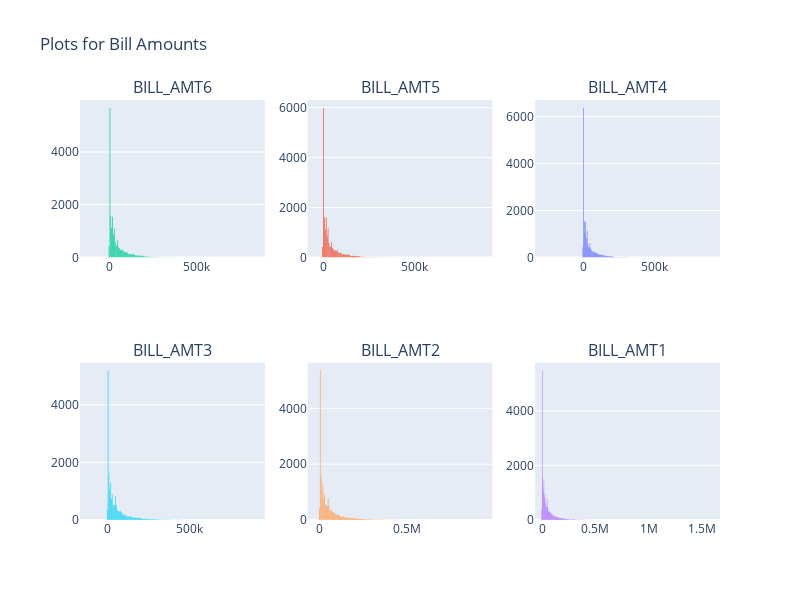

The cell this chart's notebook holds for it:
### Markdown cell above
##### Bill Amount

### Code cell
pay_s = card_data[['BILL_AMT6','BILL_AMT5', 'BILL_AMT4', 'BILL_AMT3', 'BILL_AMT2', 'BILL_AMT1']]
card_data['BILL_AMT6'].value_counts().index.to_list().sort()

fig = make_subplots(rows= 2, cols=3,subplot_titles=pay_s.columns.to_list())  

fig.add_trace(go.Histogram(x= card_data["BILL_AMT6"]),row = 1, col = 3)
fig.add_trace(go.Histogram(x= card_data["BILL_AMT5"]),row = 1, col = 2)
fig.add_trace(go.Histogram(x= card_data["BILL_AMT4"]),row = 1, col = 1)
fig.add_trace(go.Histogram(x= card_data["BILL_AMT3"]),row = 2, col = 3)
fig.add_trace(go.Histogram(x= card_data["BILL_AMT2"]),row = 2, col = 2)
fig.add_trace(go.Histogram(x= card_data["BILL_AMT1"]),row = 2, col = 1)


fig.update_layout(bargap=0.2,height=600, width=800, title_text="Plots for Bill Amounts",showlegend=False)
fig.show()

### Figure 1 — Plotly figure (JSON) as saved in the notebook; plotly's stock layout.template omitted (floating-point values rounded to 4 significant figures; data arrays with more than 128 entries replaced by an {"elided": "..."} marker saying what was removed)
{"data": [{"type": "histogram", "x": {"elided": "20000 int values"}, "xaxis": "x3", "yaxis": "y3"}, {"type": "histogram", "x": {"elided": "20000 int values"}, "xaxis": "x2", "yaxis": "y2"}, {"type": "histogram", "x": {"elided": "20000 int values"}, "xaxis": "x", "yaxis": "y"}, {"type": "histogram", "x": {"elided": "20000 int values"}, "xaxis": "x6", "yaxis": "y6"}, {"type": "histogram", "x": {"elided": "20000 int values"}, "xaxis": "x5", "yaxis": "y5"}, {"type": "histogram", "x": {"elided": "20000 int values"}, "xaxis": "x4", "yaxis": "y4"}], "layout": {"annotations": [{"font": {"size": 16}, "showarrow": false, "text": "BILL_AMT6", "x": 0.1444, "xanchor": "center", "xref": "paper", "y": 1, "yanchor": "bottom", "yref": "paper"}, {"font": {"size": 16}, "showarrow": false, "text": "BILL_AMT5", "x": 0.5, "xanchor": "center", "xref": "paper", "y": 1, "yanchor": "bottom", "yref": "paper"}, {"font": {"size": 16}, "showarrow": false, "text": "BILL_AMT4", "x": 0.8556, "xanchor": "center", "xref": "paper", "y": 1, "yanchor": "bottom", "yref": "paper"}, {"font": {"size": 16}, "showarrow": false, "text": "BILL_AMT3", "x": 0.1444, "xanchor": "center", "xref": "paper", "y": 0.375, "yanchor": "bottom", "yref": "paper"}, {"font": {"size": 16}, "showarrow": false, "text": "BILL_AMT2", "x": 0.5, "xanchor": "center", "xref": "paper", "y": 0.375, "yanchor": "bottom", "yref": "paper"}, {"font": {"size": 16}, "showarrow": false, "text": "BILL_AMT1", "x": 0.8556, "xanchor": "center", "xref": "paper", "y": 0.375, "yanchor": "bottom", "yref": "paper"}], "bargap": 0.2, "height": 600, "showlegend": false, "title": {"text": "Plots for Bill Amounts"}, "width": 800, "xaxis": {"anchor": "y", "domain": [0, 0.2889]}, "xaxis2": {"anchor": "y2", "domain": [0.3556, 0.6444]}, "xaxis3": {"anchor": "y3", "domain": [0.7111, 1]}, "xaxis4": {"anchor": "y4", "domain": [0, 0.2889]}, "xaxis5": {"anchor": "y5", "domain": [0.3556, 0.6444]}, "xaxis6": {"anchor": "y6", "domain": [0.7111, 1]}, "yaxis": {"anchor": "x", "domain": [0.625, 1]}, "yaxis2": {"anchor": "x2", "domain": [0.625, 1]}, "yaxis3": {"anchor": "x3", "domain": [0.625, 1]}, "yaxis4": {"anchor": "x4", "domain": [0, 0.375]}, "yaxis5": {"anchor": "x5", "domain": [0, 0.375]}, "yaxis6": {"anchor": "x6", "domain": [0, 0.375]}}}
